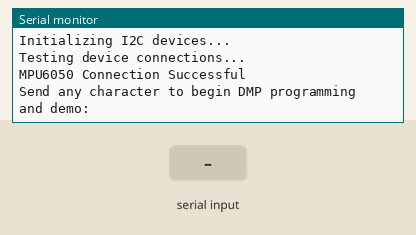
Bench run of a sketch on a simulated Arduino Uno, built with avr-gcc and run on an emulated ATmega328P. On the bench: the last lines printed to the serial monitor. Inputs (shaded band) come from the test bench.

Above: at 0.9 s.
1.0 s: "1" received over Serial
At 1.4 s:
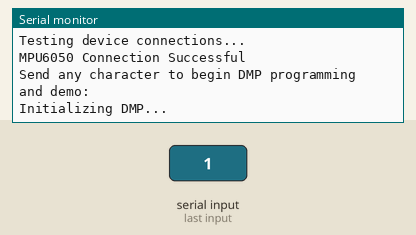
At 2.4 s:
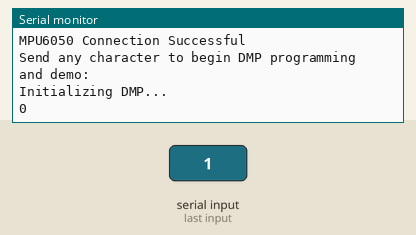

The sketch:

calibration_mpu6050.ino
```cpp
#include <I2Cdev.h>
#include <MPU6050_6Axis_MotionApps20.h>

// ======================== MPU6050 VARIABLES ========================
// Status flag for DMP (Digital Motion Processor) initialization
uint8_t dmpStatus;

MPU6050 mpu;   // MPU6050 sensor instance

// ======================== ARDUINO SETUP ========================
void setup() {
  // --- I2C Configuration ---
  #if I2CDEV_IMPLEMENTATION == I2CDEV_ARDUINO_WIRE
    Wire.begin();              // Initialize I2C
    Wire.setClock(400000);     // Use fast mode (400kHz)
  #elif I2CDEV_IMPLEMENTATION == I2CDEV_BUILTIN_FASTWIRE
    Fastwire::setup(400, true);
  #endif

  // --- Serial Communication ---
  Serial.begin(115200);        // Open serial monitor at 115200 baud
  while (!Serial);             // Wait until serial is ready (for some boards)

  Serial.println("Initializing I2C devices...");
  mpu.initialize();            // Initialize MPU6050

  // --- Device Connection Test ---
  Serial.println("Testing device connections...");
  Serial.println(mpu.testConnection() ?
                 "MPU6050 Connection Successful" :
                 "MPU6050 Connection Failed");

  // --- Wait for user input before continuing ---
  Serial.println("\nSend any character to begin DMP programming and demo: ");
  while (!Serial.available());

  // --- DMP Initialization ---
  Serial.println("Initializing DMP...");
  dmpStatus = mpu.dmpInitialize();
  Serial.println(dmpStatus);   // Print DMP status (0 = success)

  // --- Sensor Calibration if DMP init succeeded ---
  if (dmpStatus == 0) {
    mpu.CalibrateAccel(6);     // Accelerometer calibration (6 samples)
    mpu.CalibrateGyro(6);      // Gyroscope calibration (6 samples)
    mpu.PrintActiveOffsets();  // Print calibrated offset values
  }
}

// ======================== ARDUINO LOOP ========================
// Loop is intentionally empty. This script focuses on initialization
// and calibration of the MPU6050. Data acquisition and processing
// can be added here after successful DMP setup.
void loop() {
}
```

Measured:
- after the input at 1.0 s, the serial monitor: prints a new line at once (image 1)
